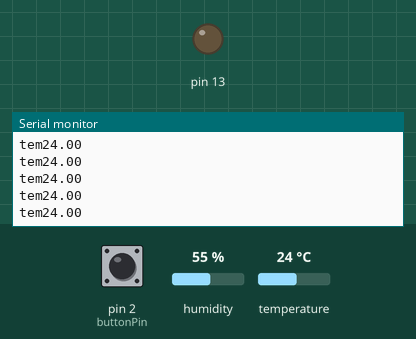
This sketch was run on a simulated Arduino Uno, built with avr-gcc and run on an emulated ATmega328P. Shown: output pins drawn as LEDs (lit = HIGH), the last lines printed to the serial monitor. Inputs (shaded band) come from the test bench; at power-on: pin 2 (buttonPin) HIGH, humidity 55 %, temperature 24 °C.

Above: at 1.7 s.
1.8 s: pin 2 (buttonPin) pulsed LOW 5 times (0.12 s each, 0.3 s apart)
At 3.03 s:
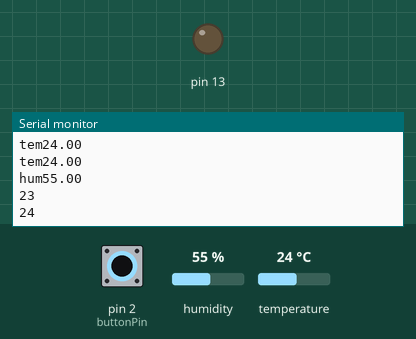
4.8 s: pin 2 (buttonPin) pulsed LOW 5 times (0.12 s each, 0.3 s apart)
At 5.13 s:
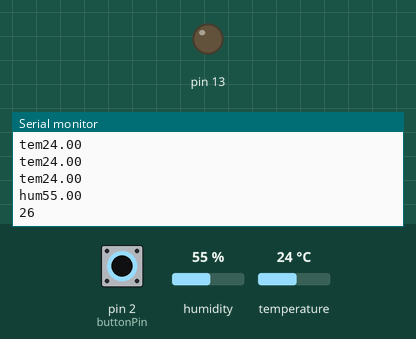
Timing chart, 0 to 7.8 s (numbered marks = the images above; inputs shaded):
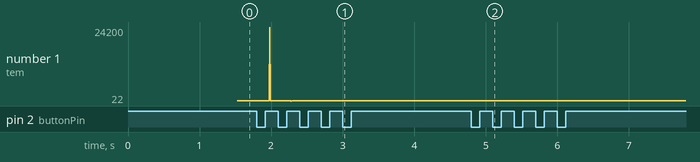

Measured:
- after the input at 1.8 s, the serial monitor: prints a new line after 0.18 s (image 1)
- after the input at 4.8 s, the serial monitor: prints a new line after 0.12 s (image 2)

The sketch:

Uno_r3.ino
```cpp
//COM5
#include <SoftwareSerial.h>
#include <DHT.h>
#include <stdio.h>
#include <math.h>
#include <string.h>

const int DHTPIN = 4;
const int DHTTYPE = DHT11;
const int buttonPin = 2;

DHT dht(DHTPIN,DHTTYPE);

//SoftwareSerial unoSerial(11,12);  //11 rx; 12- tx
String DHT11_TEMP, DHT11_HUMI;
unsigned int threshold  = 20;

unsigned long times;

void incThreshold()
{
  while(!digitalRead(buttonPin))
  {
  }
  threshold += 1;
  Serial.println(threshold);
}

void setup() {
  dht.begin();

  Serial.begin(9600);
  delay(500);
  Serial.println("send from Uno");

  pinMode(buttonPin, INPUT_PULLUP);

  pinMode(13,OUTPUT);
  digitalWrite(13,0);

  attachInterrupt(0, incThreshold, RISING);

  times = millis();
}

void loop() {
  if (((unsigned long) (millis() - times) >1000) && ((unsigned long) (millis() - times) < 2000)){
    float t = dht.readTemperature();
    DHT11_TEMP = "tem";
    DHT11_TEMP.concat(t);
    Serial.println(DHT11_TEMP);
   // times = millis();
  }
  else if ((unsigned long) (millis() - times) > 2000){
    float h = dht.readHumidity();
    DHT11_HUMI = "hum";
    DHT11_HUMI.concat(h);
    Serial.println(DHT11_HUMI);
    times = millis();
  }
//  if( t> threshold)
//  {
//    digitalWrite(13,1);
//    delay(100);
//  }

 // delay(1000);


//  delay(1000);


}
```
